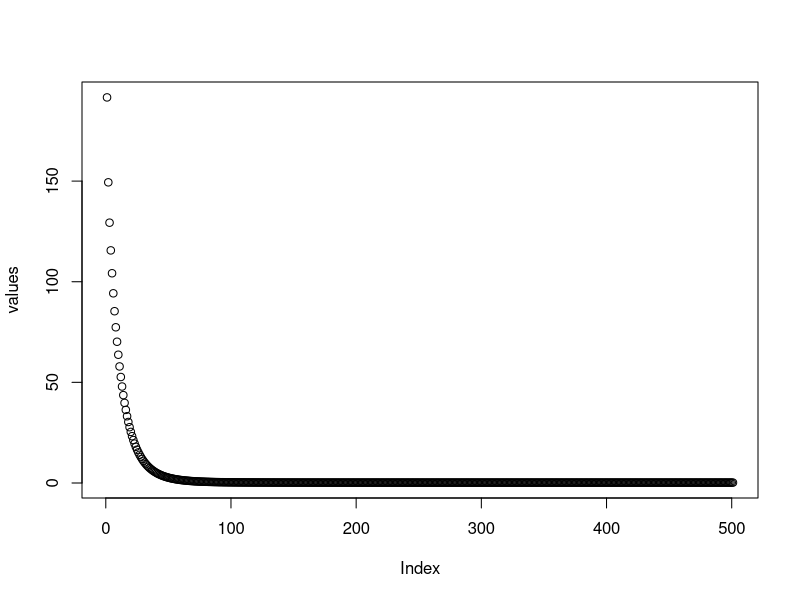
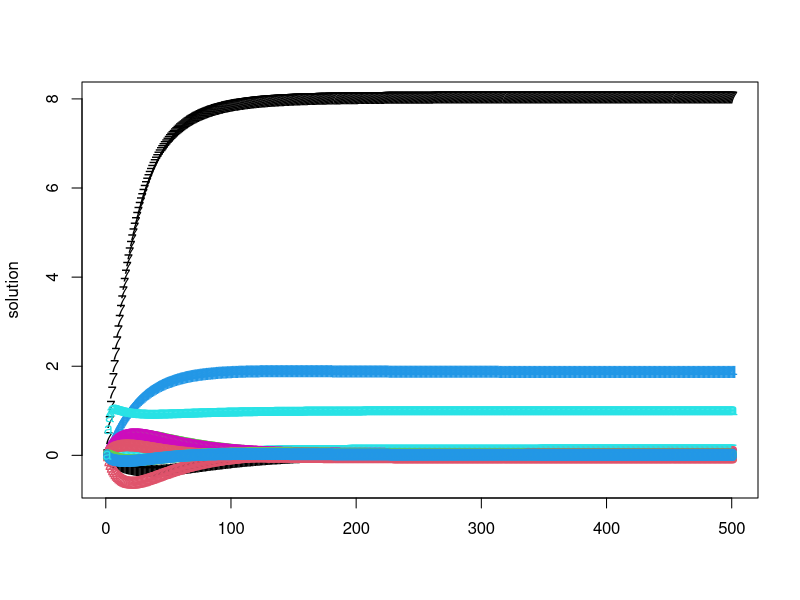
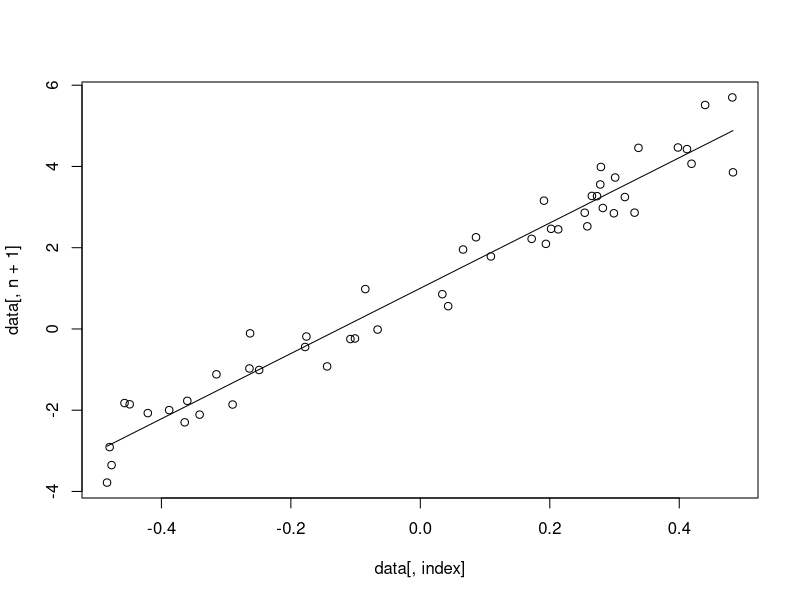
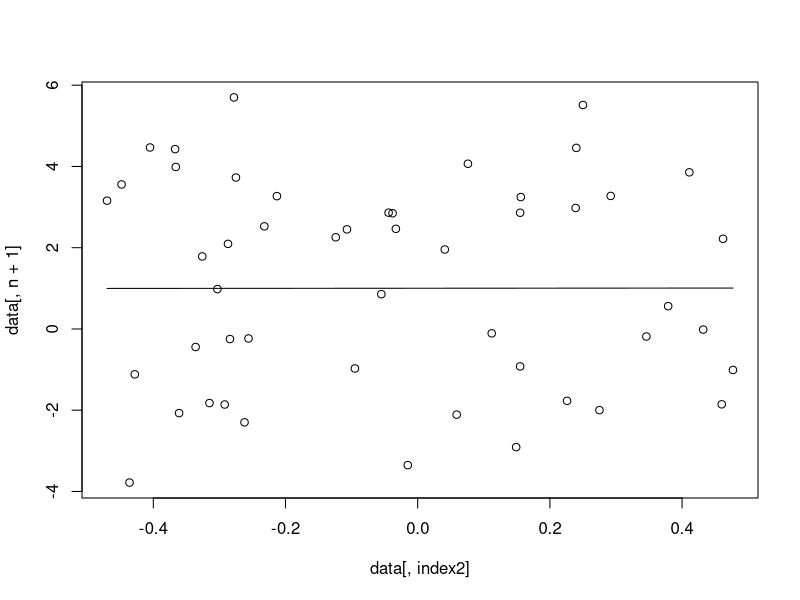

R code for these plots, in order:
#Set working directory
getwd()
setwd("C:/Users/Lisa/Desktop")

#Dataset: 50 experiments, 10 variables xi, 1 variable y
#Goal: explain y with x1...x10
#Read dataset
datatmp <- read.table("toy_data.txt", sep="\t", header=TRUE, blank.lines.skip=T)
print(str(datatmp))

#Convert to numbers
data <- matrix(as.numeric(unlist(datatmp)), nrow=nrow(datatmp))
data

#Find the dimension of the problem
n <- dim(data)[2]-1
n

#Show the number of observations
p <- dim(data)[1]
p

# initial guess //5:05
a0 <- rep(0, n+1)
a0

#Compute the cost function
#a = array with a0, a1...an
residual <- function(a) 
  {
    residual <- 0
    for (j in 1:p) 
      {
        residual <- residual + .5*(data[j,1:n]%*%a[1:n]+a[n+1]-data[j,n+1])^2
      }
    return(residual)
  }

#Compute the gradient
gradient <- function(a) 
  {
    gradient <- rep(0, n+1)
    for (j in 1:p) 
      {
        for (i in 1:n) 
          {
            gradient[i] = gradient[i] + data[j,i]*(data[j,1:n]%*%a[1:n]+a[n+1]-data[j,n+1])
          }
        gradient[n+1] =  gradient[n+1] + data[j,1:n]%*%a[1:n]+a[n+1]-data[j,n+1]
      }
    return(gradient)
  }

#Check gradient with finite increments
aref <- rep(0.2, n+1)
eps <- 1e-5
direction <- runif(n=n+1, min=-1, max=1)
gradient(aref)%*%direction
(residual(aref+eps*direction)-residual(aref))/eps

#Fixed step gradient algorithm
rho <- 0.01
niter <- 500
solution <- matrix(,nrow=niter+1,ncol=n+1)
values <- rep(0, niter+1)
solution[1,] <- a0
values[1] <- residual(solution[1,])
for (k in 1:niter) 
  {
    solution[k+1,] <- solution[k,]-rho*gradient(solution[k,])
    values[k+1] <- residual(solution[k+1,])
  }

#Plot solutions
plot(values)
dev.new()
matplot(solution)
dev.new()
index <- which.max(abs(solution[niter+1,]))
plot(data[,index],data[,n+1])
lines(data[,index],solution[niter+1,index]*data[,index]+solution[niter+1,n+1])
dev.new()
index2 <- which.min(abs(solution[niter+1,]))
plot(data[,index2],data[,n+1])
lines(data[,index2],solution[niter+1,index2]*data[,index2]+solution[niter+1,n+1])

#Built-in linear regression
L <- lm(y~.,data=datatmp)
summary(L)

#Comparison
print('built-in:')
c(as.numeric(L$coefficients)[2:11], as.numeric(L$coefficients)[1])
residual(c(as.numeric(L$coefficients)[2:11], as.numeric(L$coefficients)[1]))
print('gradient descent:')
solution[niter+1,]
values[niter+1]

#Gradient with projection (we want positive coefficients)
rho <- 0.01
niter <- 500
solutionwp <- matrix(, nrow=niter+1, ncol=n+1)
valueswp <- rep(0, niter+1)
solutionwp[1,] <- a0
valueswp[1] <- residual(solution[1,])
for (k in 1:niter) 
  {
    solutionwp[k+1,] <- solutionwp[k,]-rho*gradient(solutionwp[k,])
    solutionwp[k+1,] <- solutionwp[k+1,]*(solutionwp[k+1,]>0)
    valueswp[k+1] <- residual(solutionwp[k+1,])
  }
solutionwp[niter+1,]
valueswp[niter+1]

#Conjugate gradient
Atmp <- data
Atmp[,n+1] <- 1
A <- t(Atmp)%*%Atmp
b <- t(Atmp)%*%data[,n+1]
niter <- 20
solutioncg <- matrix(, nrow=niter+1, ncol=n+1)
directioncg <- matrix(, nrow=niter+1, ncol=n+1)
valuescg <- rep(0, niter+1)
solutioncg[1,] <- a0
directioncg[1,] <- gradient(solutioncg[1,])
valuescg[1] <- residual(solutioncg[1,])
for (k in 1:niter) 
  {
    step <- (t(gradient(solutioncg[k,]))%*%directioncg[k,])/(t(A%*%directioncg[k,])%*%directioncg[k,])
    solutioncg[k+1,] <- solutioncg[k,]-step*directioncg[k,]
    beta <- (t(gradient(solutioncg[k+1,]))%*%(A%*%directioncg[k,]))/(t(A%*%directioncg[k,])%*%directioncg[k,])
    directioncg[k+1,] <- gradient(solutioncg[k+1,])-beta*directioncg[k,]
    valuescg[k+1] <- residual(solutioncg[k+1,])
  }
solutioncg[niter+1,]
valuescg[niter+1]

# check convergence after n iterations
# compare with ".Machine$double.eps" (epsilon machine)
